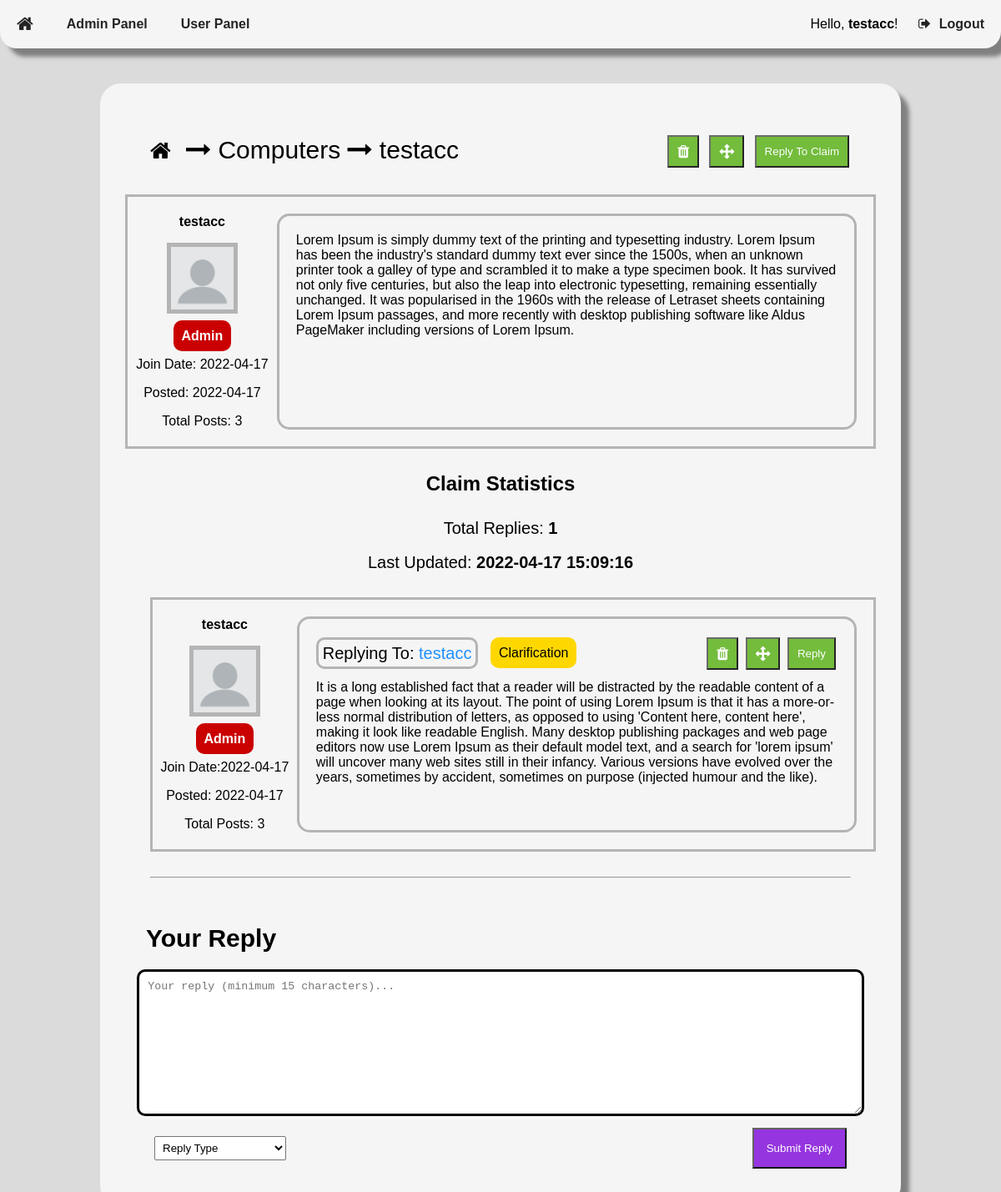
Page /16/30 (signed in) on the committed database.
### tables this page shows
CREATE TABLE user (
    userID INTEGER NOT NULL PRIMARY KEY AUTOINCREMENT,
    userName TEXT NOT NULL,
    passwordHash BLOB NOT NULL,
    isAdmin BOOLEAN NOT NULL,
    creationTime INTEGER NOT NULL,
    lastVisit INTEGER NOT NULL
);

CREATE TABLE topic (
    topicID INTEGER NOT NULL PRIMARY KEY AUTOINCREMENT,
    topicName TEXT NOT NULL,
    postingUser INTEGER REFERENCES user(userID) ON DELETE SET NULL ON UPDATE CASCADE,
    creationTime INTEGER NOT NULL,
    updateTime INTEGER NOT NULL
);

CREATE TABLE claim (
    claimID INTEGER NOT NULL PRIMARY KEY AUTOINCREMENT,
    topic INTEGER NOT NULL REFERENCES topic(topicID) ON DELETE CASCADE ON UPDATE CASCADE,
    postingUser INTEGER REFERENCES user(userID) ON DELETE SET NULL ON UPDATE CASCADE,
    creationTime INTEGER NOT NULL,
    updateTime INTEGER NOT NULL,
    text TEXT NOT NULL
);

CREATE TABLE replyToClaimType (
    claimReplyTypeID INTEGER NOT NULL PRIMARY KEY AUTOINCREMENT,
    claimReplyType TEXT NOT NULL
);

CREATE TABLE replyText (
    replyTextID INTEGER NOT NULL PRIMARY KEY AUTOINCREMENT,
    postingUser INTEGER REFERENCES user(userID) ON DELETE SET NULL ON UPDATE CASCADE,
    creationTime INTEGER NOT NULL,
    text TEXT NOT NULL
);

### server.py (the view)
@ app.route('/<topicId>/<claimId>', methods=["GET"])
def displayClaim(topicId, claimId):
    user = getUserStatus()
    if not isTopicIdValid(topicId):
        return NotFoundMessage("Topic")
    if not isClaimIdValid(claimId):
        return NotFoundMessage("Claim")
    if not isTopicRelatedToClaim(topicId, claimId):
        return NotFoundMessage("Claim is not related to that topic")
    db = sqlite3.connect(PATH)
    cursor = db.cursor()
    claim = cursor.execute(
        "select postingUser, text, creationTime from claim where claimID=?", (claimId,))
    for row in claim:
        userId = row[0]
        claimText = row[1]
        creationTime = row[2]
    class Topic:
        TopicId = topicId
        TopicName = getTopicName(TopicId)
    class Claim:
        Username = getUsername(userId)
        ClaimId = claimId
        ClaimText = claimText
        JoinDate = getUserJoinDate(userId)
        ClaimPostDate = convertJulianTime(creationTime, "DATE")
        TotalPosts = getUserTotalPosts(userId)
        IsAdmin = isAdmin(userId)
        LastUpdateTime = getClaimLastUpdateTime(ClaimId)
    db.close()
    return render_template("Claim.html", user=user, topicList=getAllTopics(), topic=Topic, claimList=getAllClaimsInTopic(Topic.TopicId), claim=Claim, replies=getAllReplies(claimId))

### templates/Claim.html (shortened to what this page needs)
<!DOCTYPE html>
<html>
<head>
    <link rel="stylesheet" type="text/css" href="{{ url_for('static', filename='CSS/global.css') }}">
    <link rel="stylesheet" type="text/css"
        href="https://stackpath.bootstrapcdn.com/font-awesome/4.7.0/css/font-awesome.min.css">
</head>
<body
    onload="load(`{{ url_for('static', filename='Templates/RegisterForm.html') }}`, `{{ url_for('static', filename='Templates/LoginForm.html') }}`, `{{ url_for('static', filename='Templates/MessageBoxes.html') }}`)">
    <div class="navigationContainer">
        <button id="homeBtn" style="float: left;" onclick="location.href='/'" class="navigationBtn"><i
                class="fa fa-home fa-lg" aria-hidden="true"></i></button>
        {% if user.Admin == True %}
        <button id="adminBtn" style="float: left;" onclick="location.href='/adminpanel'" class="navigationBtn"><b>Admin
                Panel</b></button>
        <button id="adminBtn" style="float: left;" onclick="location.href='/userpanel'" class="navigationBtn"><b>User
                Panel</b></button>
        {% endif %}
        {% if user.Username != "NULL" %}
        <span style="color: var(--text);">Hello, <b>{{ user.Username }}</b>!</span>
        {% endif %}
        {% if user.LoggedIn == True %}
        <button id="logoutBtn" style="display: inline-block;" onclick="location.href='/signout'"
            class="navigationBtn"><i class="fa fa-sign-out navigationBtnIcon"
                aria-hidden="true"></i><b>Logout</b></button>
        {% endif %}
    </div>
    <div id="mainContainer">
        <div class="forumsContainer">
            <div id="forumHierarchy" class="flex-container-space-between">
                <div>
                    <button id="homeBtn" onclick="location.href='/'" class="forumHierarchyButton">
                        <i class="fa fa-home fa-2x" aria-hidden="true"></i>
                    </button>
                    <i class="fa fa-long-arrow-right" aria-hidden="true"></i>
                    <span style="cursor: pointer;" onclick="location.href='/{{ topic.TopicId }}'">{{ topic.TopicName
                        }}</span>
                    <i class="fa fa-long-arrow-right" aria-hidden="true"></i>
                    <span>{{ claim.Username }}</span>
                </div>
                <div style="background-color: var(primary); border-radius: 15px; padding: 10px;">
                    {% if user.LoggedIn == True %}
                    {% if user.Admin == True %}
                    <form style="display: inline-block;" method="POST">
                        <button title="Delete Claim" type="submit"
                            formaction="/delete/topic/{{ topic.TopicId }}/claim/{{ claim.ClaimId }}" id="deleteClaim"
                            class="btn"><i class="fa fa-trash fa-lg" aria-hidden="true"></i></button>
                    </form>
                    <button title="Move Claim" onclick="overlayOn('overlayTopicList')" id="moveClaim" class="btn"><i
                            class="fa fa-arrows fa-lg" aria-hidden="true"></i></button>
                    {% endif %}
                    <button class="btn" onclick="moveTo('ReplyToClaimContainer')">Reply To Claim</button>
                    {% endif %}
                </div>
            </div>
            <div id="{{ claim.ClaimId }}" class="grid-container">
                <div class="userInfo">
                    <p><b>{{ claim.Username }}</b></p>
                    <img class="userProfile"
                        src="{{ url_for('static', filename='Resources/Images/default_user.png') }}">
                    {% if claim.IsAdmin == True %}
                    <br><br>
                    <span class="adminLabel"><b>Admin</b></span>
                    <br>
                    {% endif %}
                    <p>Join Date: {{ claim.JoinDate }}</p>
                    <p>Posted: {{ claim.ClaimPostDate }}</p>
                    <p>Total Posts: {{ claim.TotalPosts }}</p>
                </div>
                <div style="border-radius: 15px; width: auto;" class="claimTextContainer">
                    <p class="claimText">{{ claim.ClaimText }}</p>
                </div>
            </div>
            <div style="text-align: center;">
                <h2 class="statisticsTitle">Claim Statistics</h2>
                <div style="text-align: center;">
                    <span class="statisticsText">Total Replies: <b>{{ replies|length }}</b></span>
                    <br>
                    <br>
                    <span class="statisticsText">Last Updated: <b>{{ claim.LastUpdateTime }}</b></span>
                </div>
            </div>
            {% for reply in replies %}
            <div id="reply_{{ reply.Id }}" style="margin-left: 30px; margin-top: 30px;" class="grid-container">
                <div class="userInfo">
                    <p><b>{{ reply.Username }}</b></p>
                    <img class="userProfile"
                        src="{{ url_for('static', filename='Resources/Images/default_user.png') }}">
                    {% if reply.IsAdmin == True %}
                    <br><br>
                    <span class="adminLabel"><b>Admin</b></span>
                    <br>
                    {% endif %}
                    <p>Join Date:{{ reply.JoinDate }}</p>
                    <p>Posted: {{ reply.ReplyPostDate }}</p>
                    <p>Total Posts: {{ reply.TotalPosts }}</p>
                </div>
                <div style="border-radius: 15px; width: auto;" class="claimTextContainer">
                    <div style="margin-bottom: 10px;" class="flex-container-space-between">
                        <div>
                            {% if reply.isReplyToReply == True %}
                            <span class="replyingTo">Replying To: <a
                                    onclick="moveTo('reply_{{ reply.ReplyingToId }}')">{{
                                    reply.ReplyingToUsername }}</a></span>
                            {% else %}
                            <span class="replyingTo">Replying To: <a onclick="moveTo('{{ claim.ClaimId }}')">{{
                                    claim.Username }}</a></span>
                            {% endif %}
                            {% if reply.ReplyType == "Clarification" %}
                            <span style="background-color: var(--replyTypeClarification);" class="replyTypeLabel">{{
                                reply.ReplyType }}</span>
                            {% elif reply.ReplyType == "Supporting Argument" %}
                            <span style="background-color: var(--replyTypeSupportingArgument);"
                                class="replyTypeLabel">{{
                                reply.ReplyType }}</span>
                            {% elif reply.ReplyType == "Counterargument" %}
                            <span style="background-color: var(--replyTypeCounterargument); color: var(--text2);"
                                class="replyTypeLabel">{{
                                reply.ReplyType }}</span>
                            {% elif reply.ReplyType == "Evidence" %}
                            <span style="background-color: var(--replyTypeEvidence);" class="replyTypeLabel">{{
                                reply.ReplyType }}</span>
                            {% elif reply.ReplyType == "Support" %}
                            <span style="background-color: var(--replyTypeSupport); color: var(--text2);"
                                class="replyTypeLabel">{{
                                reply.ReplyType }}</span>
                            {% elif reply.ReplyType == "Rebuttal" %}
                            <span style="background-color: var(--replyTypeRebuttal);" class="replyTypeLabel">{{
                                reply.ReplyType }}</span>
                            {% endif %}
                        </div>
                        <div>
                            {% if user.LoggedIn == True %}
                            {% if user.Admin == True %}
                            <form
                                action="/delete/topic/{{ topic.TopicId }}/claim/{{ claim.ClaimId }}/reply/{{ reply.Id }}"
                                method="POST" style="display: inline-block;">
                                <button title="Delete Reply" id="deleteReply" class="btn"><i class="fa fa-trash fa-lg"
                                        aria-hidden="true"></i></button>
                            </form>
                            {% if reply.isReplyToReply == False %}
                            <button title="Move Reply" onclick="overlayOn('overlayMoveReply')" id="moveReply"
                                class="btn"><i class="fa fa-arrows fa-lg" aria-hidden="true"></i></button>
                            {% endif %}
                            {% endif %}
                            <button class="btn" onclick="showReplyForm('replyTo_{{ reply.Id }}')">Reply</button>
                            {% endif %}
                        </div>
                    </div>
                    {% if reply.Text|string() == "[REMOVED]" %}
                    <p class="claimText" style="text-align: center;"><b>{{ reply.Text }}</b></p>
                    {% else %}
                    <p class="claimText">{{ reply.Text }}</p>
                    {% endif %}
                </div>
            </div>
            {% endfor %}
            {% if user.LoggedIn == True %}
            <hr style="margin: 30px;">
            <div style="padding: 5px;" id="ReplyToClaimContainer">
                <div id="forumHierarchy"><b>Your Reply</b></div>
                <form action="/{{ topic.TopicId }}/{{ claim.ClaimId }}/new/reply" method="POST">
                    <div id="inputFields">
                        <textarea rows="10" placeholder="Your reply (minimum 15 characters)..." minlength="15"
                            name="replyToClaimText" id="replyToClaimText" required></textarea>
                    </div>
                    <div style="margin: 10px 30px 10px 30px;" class="flex-container-space-between">
                        <select style="padding: 5px;" name="replyToClaimType" id="replyToClaimType" required>
                            <option value="" disabled hidden selected="selected">Reply Type</option>
                        </select>
                        <button style="width: auto; padding: 15px;" type="submit" class="formBtn" id="formBtn">Submit
                            Reply</button>
                    </div>
                </form>
            </div>
            {% endif %}
        </div>
    </div>
</body>
</html>

### rows in the picture
user: Username "testacc", Username "testacc", Username "testacc"
topic: TopicName "Computers"
claim: ClaimText "Lorem Ipsum is simply dummy text of the printing and typesetting industry. Lorem Ipsum has been the industry's standard dummy text ever since the 1500s, when an unknown printer took a galley of type and scrambled it to make a type specimen book. It has survived not only five centuries, but also the leap into electronic typesetting, remaining essentially unchanged. It was popularised in the 1960s with the release of Letraset sheets containing Lorem Ipsum passages, and more recently with desktop publishing software like Aldus PageMaker including versions of Lorem Ipsum."
replyToClaimType: ReplyType "Clarification"
replyText: Text "It is a long established fact that a reader will be distracted by the readable content of a page when looking at its layout. The point of using Lorem Ipsum is that it has a more-or-less normal distribution of letters, as opposed to using 'Content here, content here', making it look like readable English. Many desktop publishing packages and web page editors now use Lorem Ipsum as their default model text, and a search for 'lorem ipsum' will uncover many web sites still in their infancy. Various versions have evolved over the years, sometimes by accident, sometimes on purpose (injected humour and the like)."

### other values in the picture
{{ claim.JoinDate }} "2022-04-17"
{{ claim.ClaimPostDate }} "2022-04-17"
{{ claim.TotalPosts }} "3"
{{ replies|length }} "1"
{{ claim.LastUpdateTime }} "2022-04-17 15:09:16"
{{ reply.JoinDate }} "2022-04-17"
{{ reply.ReplyPostDate }} "2022-04-17"
{{ reply.TotalPosts }} "3"
